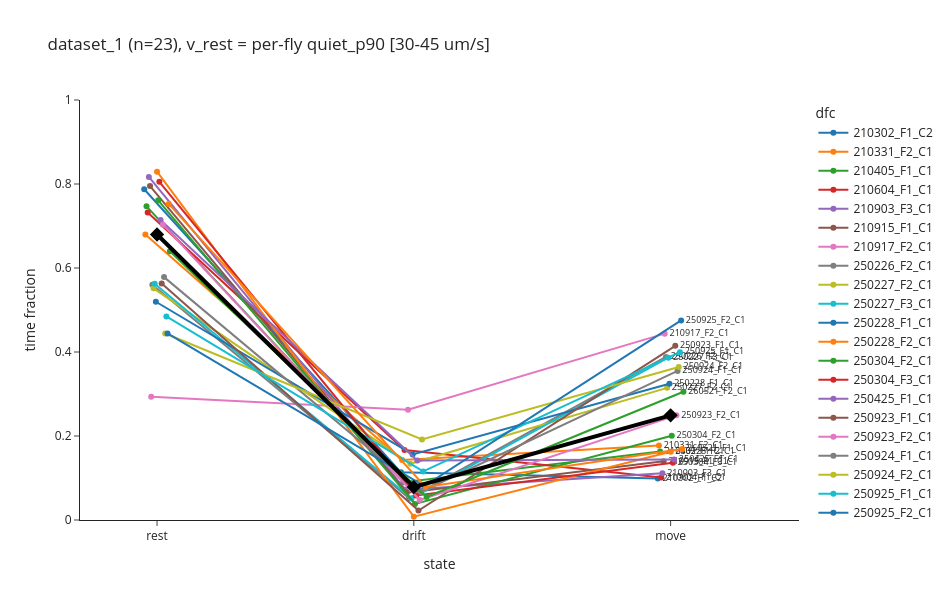

The cell this chart's notebook holds for it:
### Code cell
# ---------------------------------------------------------------------------
# Check the noise-scaled v_rest against the state-fraction lines
# ---------------------------------------------------------------------------
# Same figure as `fraction_lines()` in op_cond_Figure5_iav_mutants.ipynb, but fed
# from the collection frames instead of the cached Sinq scalars.
#
# Read the comparison carefully. The existing
# Figure5_mutant_plots/state_fraction_lines_{learners,iav}.svg came from the Sinq
# columns rest/drift/move_time_fraction, which table_scalars computes with
# DEFAULT thresholds, per trial, post-stim samples only. These come from the
# across-trials classification over the whole trace. So a difference between the
# old and the new figure mixes both changes together. To see the effect of v_rest
# alone, compare two collections from THIS machinery -- the default-threshold
# cache and the noise-scaled one, which CACHE_SUFFIX keeps side by side:
#
#     trials_default = collect_rest_group(sinq_g, GROUPS['PPL'], 'PPL',
#                                         cache_suffix='')[1]

def fraction_lines(summary, columns=('rest_time_fraction', 'drift_time_fraction',
                                     'move_time_fraction'),
                   jitter=0.05, title=None, savepath=None,
                   width=950, height=600):
    """Per-fly state fractions as connected dots, thick black median.

    Lifted from the iav notebook so the two figures stay comparable. Takes any
    frame indexed by dfc carrying the three fraction columns -- including the
    output of `ba.occupancy_summary_by_fly`, whose columns are named to match.
    """
    columns = list(columns)
    offsets = pd.Series(np.linspace(-jitter, jitter, len(summary)),
                        index=summary.index)
    long = (summary[columns].rename_axis('dfc').reset_index()
            .melt(id_vars='dfc', var_name='state', value_name='frac'))
    long['x'] = (long['state'].map({s: i for i, s in enumerate(columns)})
                 + long['dfc'].map(offsets))
    long['label'] = np.where(long['state'] == columns[-1], long['dfc'], '')

    fig = px.line(long, x='x', y='frac', color='dfc', markers=True, text='label',
                  hover_name='dfc', template='simple_white', title=title,
                  labels={'frac': 'time fraction', 'x': 'state'})
    fig.update_traces(textposition='middle right', textfont_size=9)

    median = summary[columns].median()
    fig.add_scatter(x=list(range(len(columns))), y=median.values,
                    mode='lines+markers', name='median',
                    line=dict(color='black', width=4),
                    marker=dict(color='black', size=11, symbol='diamond'),
                    hovertemplate='median = %{y:.3f}<extra></extra>')
    fig.update_xaxes(tickvals=list(range(len(columns))),
                     ticktext=[s.replace('_time_fraction', '') for s in columns],
                     range=[-0.3, len(columns) - 0.5])
    fig.update_yaxes(range=[0, 1])
    fig.update_layout(width=width, height=height)
    if savepath:
        (fig.write_html if savepath.endswith('.html') else fig.write_image)(savepath)
        print(f'-> {savepath}')
    return fig


def plot_state_fractions(cohort_name, file_stem=None, suffix='_noise_scaled'):
    """Draw the fraction lines for one collected cohort.

    Writes to a *new* filename by default: the originals came from the Sinq
    scalars and cannot be regenerated from here, so they are worth keeping to
    compare against. Pass suffix='' to overwrite them.
    """
    bouts, trials, _ = rest_frames[cohort_name]
    summary = ba.occupancy_summary_by_fly(bouts, trials)
    stem = file_stem or f'state_fraction_lines_{cache_tag(cohort_name)}'
    v_rest_used = trials.groupby('dfc', observed=True)['v_rest'].first()
    fig = fraction_lines(
        summary,
        title=(f'{cohort_name} (n={len(summary)}), v_rest = per-fly '
               f'{V_REST_RULE["statistic"]} '
               f'[{v_rest_used.min():.0f}-{v_rest_used.max():.0f} um/s]'),
        savepath=f'{mutant_fig_dir}/{stem}{suffix}.svg')
    return fig, summary


# state_fraction_lines_learners.svg is dataset_1, i.e. the reference cohort here.
fig_learners, summary_learners = plot_state_fractions(
    REFERENCE_NAME, file_stem='state_fraction_lines_learners')
fig_learners.show()

# The +;iav cohort is not one of the four groups, so collect it if you want its
# version of the figure redrawn too (~10 flies).
# iav_dfcs = sinq_g.df.index[sinq_g.has_tag('+') & sinq_g.has_tag('iav')]
# rest_frames['+;iav'] = collect_rest_group(sinq_g, iav_dfcs, '+;iav')
# fig_iav, summary_iav = plot_state_fractions('+;iav',
#                                            file_stem='state_fraction_lines_iav')
# fig_iav.show()

print(summary_learners[['v_rest', 'quiet_floor', 'rest_time_fraction',
                        'drift_time_fraction', 'move_time_fraction']]
      .sort_values('quiet_floor')
      .to_string(float_format=lambda v: f'{v:.3f}'))

### Figure 1 — Plotly figure (JSON) as saved in the notebook; plotly's stock layout.template omitted (floating-point values rounded to 4 significant figures)
{"data": [{"hovertemplate": "<b>%{hovertext}</b><br><br>dfc=210302_F1_C2<br>state=%{x}<br>time fraction=%{y}<br>label=%{text}<extra></extra>", "hovertext": ["210302_F1_C2", "210302_F1_C2", "210302_F1_C2"], "legendgroup": "210302_F1_C2", "line": {"color": "#1F77B4", "dash": "solid"}, "marker": {"symbol": "circle"}, "mode": "lines+markers+text", "name": "210302_F1_C2", "orientation": "v", "showlegend": true, "text": ["", "", "210302_F1_C2"], "textfont": {"size": 9}, "textposition": "middle right", "type": "scatter", "x": [-0.05, 0.95, 1.95], "xaxis": "x", "y": [0.7876, 0.1136, 0.09888], "yaxis": "y"}, {"hovertemplate": "<b>%{hovertext}</b><br><br>dfc=210331_F2_C1<br>state=%{x}<br>time fraction=%{y}<br>label=%{text}<extra></extra>", "hovertext": ["210331_F2_C1", "210331_F2_C1", "210331_F2_C1"], "legendgroup": "210331_F2_C1", "line": {"color": "#FF7F0E", "dash": "solid"}, "marker": {"symbol": "circle"}, "mode": "lines+markers+text", "name": "210331_F2_C1", "orientation": "v", "showlegend": true, "text": ["", "", "210331_F2_C1"], "textfont": {"size": 9}, "textposition": "middle right", "type": "scatter", "x": [-0.04545, 0.9545, 1.955], "xaxis": "x", "y": [0.6798, 0.143, 0.1772], "yaxis": "y"}, {"hovertemplate": "<b>%{hovertext}</b><br><br>dfc=210405_F1_C1<br>state=%{x}<br>time fraction=%{y}<br>label=%{text}<extra></extra>", "hovertext": ["210405_F1_C1", "210405_F1_C1", "210405_F1_C1"], "legendgroup": "210405_F1_C1", "line": {"color": "#2CA02C", "dash": "solid"}, "marker": {"symbol": "circle"}, "mode": "lines+markers+text", "name": "210405_F1_C1", "orientation": "v", "showlegend": true, "text": ["", "", "210405_F1_C1"], "textfont": {"size": 9}, "textposition": "middle right", "type": "scatter", "x": [-0.04091, 0.9591, 1.959], "xaxis": "x", "y": [0.7468, 0.08996, 0.1633], "yaxis": "y"}, {"hovertemplate": "<b>%{hovertext}</b><br><br>dfc=210604_F1_C1<br>state=%{x}<br>time fraction=%{y}<br>label=%{text}<extra></extra>", "hovertext": ["210604_F1_C1", "210604_F1_C1", "210604_F1_C1"], "legendgroup": "210604_F1_C1", "line": {"color": "#D62728", "dash": "solid"}, "marker": {"symbol": "circle"}, "mode": "lines+markers+text", "name": "210604_F1_C1", "orientation": "v", "showlegend": true, "text": ["", "", "210604_F1_C1"], "textfont": {"size": 9}, "textposition": "middle right", "type": "scatter", "x": [-0.03636, 0.9636, 1.964], "xaxis": "x", "y": [0.7319, 0.1668, 0.1012], "yaxis": "y"}, {"hovertemplate": "<b>%{hovertext}</b><br><br>dfc=210903_F3_C1<br>state=%{x}<br>time fraction=%{y}<br>label=%{text}<extra></extra>", "hovertext": ["210903_F3_C1", "210903_F3_C1", "210903_F3_C1"], "legendgroup": "210903_F3_C1", "line": {"color": "#9467BD", "dash": "solid"}, "marker": {"symbol": "circle"}, "mode": "lines+markers+text", "name": "210903_F3_C1", "orientation": "v", "showlegend": true, "text": ["", "", "210903_F3_C1"], "textfont": {"size": 9}, "textposition": "middle right", "type": "scatter", "x": [-0.03182, 0.9682, 1.968], "xaxis": "x", "y": [0.8168, 0.07192, 0.1113], "yaxis": "y"}, {"hovertemplate": "<b>%{hovertext}</b><br><br>dfc=210915_F1_C1<br>state=%{x}<br>time fraction=%{y}<br>label=%{text}<extra></extra>", "hovertext": ["210915_F1_C1", "210915_F1_C1", "210915_F1_C1"], "legendgroup": "210915_F1_C1", "line": {"color": "#8C564B", "dash": "solid"}, "marker": {"symbol": "circle"}, "mode": "lines+markers+text", "name": "210915_F1_C1", "orientation": "v", "showlegend": true, "text": ["", "", "210915_F1_C1"], "textfont": {"size": 9}, "textposition": "middle right", "type": "scatter", "x": [-0.02727, 0.9727, 1.973], "xaxis": "x", "y": [0.7952, 0.06495, 0.1399], "yaxis": "y"}, {"hovertemplate": "<b>%{hovertext}</b><br><br>dfc=210917_F2_C1<br>state=%{x}<br>time fraction=%{y}<br>label=%{text}<extra></extra>", "hovertext": ["210917_F2_C1", "210917_F2_C1", "210917_F2_C1"], "legendgroup": "210917_F2_C1", "line": {"color": "#E377C2", "dash": "solid"}, "marker": {"symbol": "circle"}, "mode": "lines+markers+text", "name": "210917_F2_C1", "orientation": "v", "showlegend": true, "text": ["", "", "210917_F2_C1"], "textfont": {"size": 9}, "textposition": "middle right", "type": "scatter", "x": [-0.02273, 0.9773, 1.977], "xaxis": "x", "y": [0.2935, 0.2627, 0.4437], "yaxis": "y"}, {"hovertemplate": "<b>%{hovertext}</b><br><br>dfc=250226_F2_C1<br>state=%{x}<br>time fraction=%{y}<br>label=%{text}<extra></extra>", "hovertext": ["250226_F2_C1", "250226_F2_C1", "250226_F2_C1"], "legendgroup": "250226_F2_C1", "line": {"color": "#7F7F7F", "dash": "solid"}, "marker": {"symbol": "circle"}, "mode": "lines+markers+text", "name": "250226_F2_C1", "orientation": "v", "showlegend": true, "text": ["", "", "250226_F2_C1"], "textfont": {"size": 9}, "textposition": "middle right", "type": "scatter", "x": [-0.01818, 0.9818, 1.982], "xaxis": "x", "y": [0.5601, 0.05181, 0.3881], "yaxis": "y"}, {"hovertemplate": "<b>%{hovertext}</b><br><br>dfc=250227_F2_C1<br>state=%{x}<br>time fraction=%{y}<br>label=%{text}<extra></extra>", "hovertext": ["250227_F2_C1", "250227_F2_C1", "250227_F2_C1"], "legendgroup": "250227_F2_C1", "line": {"color": "#BCBD22", "dash": "solid"}, "marker": {"symbol": "circle"}, "mode": "lines+markers+text", "name": "250227_F2_C1", "orientation": "v", "showlegend": true, "text": ["", "", "250227_F2_C1"], "textfont": {"size": 9}, "textposition": "middle right", "type": "scatter", "x": [-0.01364, 0.9864, 1.986], "xaxis": "x", "y": [0.5515, 0.1338, 0.3147], "yaxis": "y"}, {"hovertemplate": "<b>%{hovertext}</b><br><br>dfc=250227_F3_C1<br>state=%{x}<br>time fraction=%{y}<br>label=%{text}<extra></extra>", "hovertext": ["250227_F3_C1", "250227_F3_C1", "250227_F3_C1"], "legendgroup": "250227_F3_C1", "line": {"color": "#17BECF", "dash": "solid"}, "marker": {"symbol": "circle"}, "mode": "lines+markers+text", "name": "250227_F3_C1", "orientation": "v", "showlegend": true, "text": ["", "", "250227_F3_C1"], "textfont": {"size": 9}, "textposition": "middle right", "type": "scatter", "x": [-0.009091, 0.9909, 1.991], "xaxis": "x", "y": [0.5625, 0.05096, 0.3865], "yaxis": "y"}, {"hovertemplate": "<b>%{hovertext}</b><br><br>dfc=250228_F1_C1<br>state=%{x}<br>time fraction=%{y}<br>label=%{text}<extra></extra>", "hovertext": ["250228_F1_C1", "250228_F1_C1", "250228_F1_C1"], "legendgroup": "250228_F1_C1", "line": {"color": "#1F77B4", "dash": "solid"}, "marker": {"symbol": "circle"}, "mode": "lines+markers+text", "name": "250228_F1_C1", "orientation": "v", "showlegend": true, "text": ["", "", "250228_F1_C1"], "textfont": {"size": 9}, "textposition": "middle right", "type": "scatter", "x": [-0.004545, 0.9955, 1.995], "xaxis": "x", "y": [0.5196, 0.1561, 0.3242], "yaxis": "y"}, {"hovertemplate": "<b>%{hovertext}</b><br><br>dfc=250228_F2_C1<br>state=%{x}<br>time fraction=%{y}<br>label=%{text}<extra></extra>", "hovertext": ["250228_F2_C1", "250228_F2_C1", "250228_F2_C1"], "legendgroup": "250228_F2_C1", "line": {"color": "#FF7F0E", "dash": "solid"}, "marker": {"symbol": "circle"}, "mode": "lines+markers+text", "name": "250228_F2_C1", "orientation": "v", "showlegend": true, "text": ["", "", "250228_F2_C1"], "textfont": {"size": 9}, "textposition": "middle right", "type": "scatter", "x": [6.939e-18, 1.0, 2.0], "xaxis": "x", "y": [0.8293, 0.007964, 0.1627], "yaxis": "y"}, {"hovertemplate": "<b>%{hovertext}</b><br><br>dfc=250304_F2_C1<br>state=%{x}<br>time fraction=%{y}<br>label=%{text}<extra></extra>", "hovertext": ["250304_F2_C1", "250304_F2_C1", "250304_F2_C1"], "legendgroup": "250304_F2_C1", "line": {"color": "#2CA02C", "dash": "solid"}, "marker": {"symbol": "circle"}, "mode": "lines+markers+text", "name": "250304_F2_C1", "orientation": "v", "showlegend": true, "text": ["", "", "250304_F2_C1"], "textfont": {"size": 9}, "textposition": "middle right", "type": "scatter", "x": [0.004545, 1.005, 2.005], "xaxis": "x", "y": [0.7612, 0.03825, 0.2005], "yaxis": "y"}, {"hovertemplate": "<b>%{hovertext}</b><br><br>dfc=250304_F3_C1<br>state=%{x}<br>time fraction=%{y}<br>label=%{text}<extra></extra>", "hovertext": ["250304_F3_C1", "250304_F3_C1", "250304_F3_C1"], "legendgroup": "250304_F3_C1", "line": {"color": "#D62728", "dash": "solid"}, "marker": {"symbol": "circle"}, "mode": "lines+markers+text", "name": "250304_F3_C1", "orientation": "v", "showlegend": true, "text": ["", "", "250304_F3_C1"], "textfont": {"size": 9}, "textposition": "middle right", "type": "scatter", "x": [0.009091, 1.009, 2.009], "xaxis": "x", "y": [0.8052, 0.05834, 0.1365], "yaxis": "y"}, {"hovertemplate": "<b>%{hovertext}</b><br><br>dfc=250425_F1_C1<br>state=%{x}<br>time fraction=%{y}<br>label=%{text}<extra></extra>", "hovertext": ["250425_F1_C1", "250425_F1_C1", "250425_F1_C1"], "legendgroup": "250425_F1_C1", "line": {"color": "#9467BD", "dash": "solid"}, "marker": {"symbol": "circle"}, "mode": "lines+markers+text", "name": "250425_F1_C1", "orientation": "v", "showlegend": true, "text": ["", "", "250425_F1_C1"], "textfont": {"size": 9}, "textposition": "middle right", "type": "scatter", "x": [0.01364, 1.014, 2.014], "xaxis": "x", "y": [0.7143, 0.1415, 0.1442], "yaxis": "y"}, {"hovertemplate": "<b>%{hovertext}</b><br><br>dfc=250923_F1_C1<br>state=%{x}<br>time fraction=%{y}<br>label=%{text}<extra></extra>", "hovertext": ["250923_F1_C1", "250923_F1_C1", "250923_F1_C1"], "legendgroup": "250923_F1_C1", "line": {"color": "#8C564B", "dash": "solid"}, "marker": {"symbol": "circle"}, "mode": "lines+markers+text", "name": "250923_F1_C1", "orientation": "v", "showlegend": true, "text": ["", "", "250923_F1_C1"], "textfont": {"size": 9}, "textposition": "middle right", "type": "scatter", "x": [0.01818, 1.018, 2.018], "xaxis": "x", "y": [0.5629, 0.02243, 0.4147], "yaxis": "y"}, {"hovertemplate": "<b>%{hovertext}</b><br><br>dfc=250923_F2_C1<br>state=%{x}<br>time fraction=%{y}<br>label=%{text}<extra></extra>", "hovertext": ["250923_F2_C1", "250923_F2_C1", "250923_F2_C1"], "legendgroup": "250923_F2_C1", "line": {"color": "#E377C2", "dash": "solid"}, "marker": {"symbol": "circle"}, "mode": "lines+markers+text", "name": "250923_F2_C1", "orientation": "v", "showlegend": true, "text": ["", "", "250923_F2_C1"], "textfont": {"size": 9}, "textposition": "middle right", "type": "scatter", "x": [0.02273, 1.023, 2.023], "xaxis": "x", "y": [0.7032, 0.04756, 0.2492], "yaxis": "y"}, {"hovertemplate": "<b>%{hovertext}</b><br><br>dfc=250924_F1_C1<br>state=%{x}<br>time fraction=%{y}<br>label=%{text}<extra></extra>", "hovertext": ["250924_F1_C1", "250924_F1_C1", "250924_F1_C1"], "legendgroup": "250924_F1_C1", "line": {"color": "#7F7F7F", "dash": "solid"}, "marker": {"symbol": "circle"}, "mode": "lines+markers+text", "name": "250924_F1_C1", "orientation": "v", "showlegend": true, "text": ["", "", "250924_F1_C1"], "textfont": {"size": 9}, "textposition": "middle right", "type": "scatter", "x": [0.02727, 1.027, 2.027], "xaxis": "x", "y": [0.5783, 0.06667, 0.355], "yaxis": "y"}, {"hovertemplate": "<b>%{hovertext}</b><br><br>dfc=250924_F2_C1<br>state=%{x}<br>time fraction=%{y}<br>label=%{text}<extra></extra>", "hovertext": ["250924_F2_C1", "250924_F2_C1", "250924_F2_C1"], "legendgroup": "250924_F2_C1", "line": {"color": "#BCBD22", "dash": "solid"}, "marker": {"symbol": "circle"}, "mode": "lines+markers+text", "name": "250924_F2_C1", "orientation": "v", "showlegend": true, "text": ["", "", "250924_F2_C1"], "textfont": {"size": 9}, "textposition": "middle right", "type": "scatter", "x": [0.03182, 1.032, 2.032], "xaxis": "x", "y": [0.4441, 0.1916, 0.3643], "yaxis": "y"}, {"hovertemplate": "<b>%{hovertext}</b><br><br>dfc=250925_F1_C1<br>state=%{x}<br>time fraction=%{y}<br>label=%{text}<extra></extra>", "hovertext": ["250925_F1_C1", "250925_F1_C1", "250925_F1_C1"], "legendgroup": "250925_F1_C1", "line": {"color": "#17BECF", "dash": "solid"}, "marker": {"symbol": "circle"}, "mode": "lines+markers+text", "name": "250925_F1_C1", "orientation": "v", "showlegend": true, "text": ["", "", "250925_F1_C1"], "textfont": {"size": 9}, "textposition": "middle right", "type": "scatter", "x": [0.03636, 1.036, 2.036], "xaxis": "x", "y": [0.4848, 0.1156, 0.3996], "yaxis": "y"}, {"hovertemplate": "<b>%{hovertext}</b><br><br>dfc=250925_F2_C1<br>state=%{x}<br>time fraction=%{y}<br>label=%{text}<extra></extra>", "hovertext": ["250925_F2_C1", "250925_F2_C1", "250925_F2_C1"], "legendgroup": "250925_F2_C1", "line": {"color": "#1F77B4", "dash": "solid"}, "marker": {"symbol": "circle"}, "mode": "lines+markers+text", "name": "250925_F2_C1", "orientation": "v", "showlegend": true, "text": ["", "", "250925_F2_C1"], "textfont": {"size": 9}, "textposition": "middle right", "type": "scatter", "x": [0.04091, 1.041, 2.041], "xaxis": "x", "y": [0.4442, 0.08066, 0.4751], "yaxis": "y"}, {"hovertemplate": "<b>%{hovertext}</b><br><br>dfc=260521_F1_C1<br>state=%{x}<br>time fraction=%{y}<br>label=%{text}<extra></extra>", "hovertext": ["260521_F1_C1", "260521_F1_C1", "260521_F1_C1"], "legendgroup": "260521_F1_C1", "line": {"color": "#FF7F0E", "dash": "solid"}, "marker": {"symbol": "circle"}, "mode": "lines+markers+text", "name": "260521_F1_C1", "orientation": "v", "showlegend": true, "text": ["", "", "260521_F1_C1"], "textfont": {"size": 9}, "textposition": "middle right", "type": "scatter", "x": [0.04545, 1.045, 2.045], "xaxis": "x", "y": [0.7526, 0.07847, 0.1689], "yaxis": "y"}, {"hovertemplate": "<b>%{hovertext}</b><br><br>dfc=260521_F2_C1<br>state=%{x}<br>time fraction=%{y}<br>label=%{text}<extra></extra>", "hovertext": ["260521_F2_C1", "260521_F2_C1", "260521_F2_C1"], "legendgroup": "260521_F2_C1", "line": {"color": "#2CA02C", "dash": "solid"}, "marker": {"symbol": "circle"}, "mode": "lines+markers+text", "name": "260521_F2_C1", "orientation": "v", "showlegend": true, "text": ["", "", "260521_F2_C1"], "textfont": {"size": 9}, "textposition": "middle right", "type": "scatter", "x": [0.05, 1.05, 2.05], "xaxis": "x", "y": [0.6399, 0.05474, 0.3053], "yaxis": "y"}, {"hovertemplate": "median = %{y:.3f}<extra></extra>", "line": {"color": "black", "width": 4}, "marker": {"color": "black", "size": 11, "symbol": "diamond"}, "mode": "lines+markers", "name": "median", "type": "scatter", "x": [0, 1, 2], "y": [0.6798, 0.07847, 0.2492]}], "layout": {"height": 600, "legend": {"title": {"text": "dfc"}, "tracegroupgap": 0}, "title": {"text": "dataset_1 (n=23), v_rest = per-fly quiet_p90 [30-45 um/s]"}, "width": 950, "xaxis": {"anchor": "y", "domain": [0, 1], "range": [-0.3, 2.5], "ticktext": ["rest", "drift", "move"], "tickvals": [0, 1, 2], "title": {"text": "state"}}, "yaxis": {"anchor": "x", "domain": [0, 1], "range": [0, 1], "title": {"text": "time fraction"}}}}
